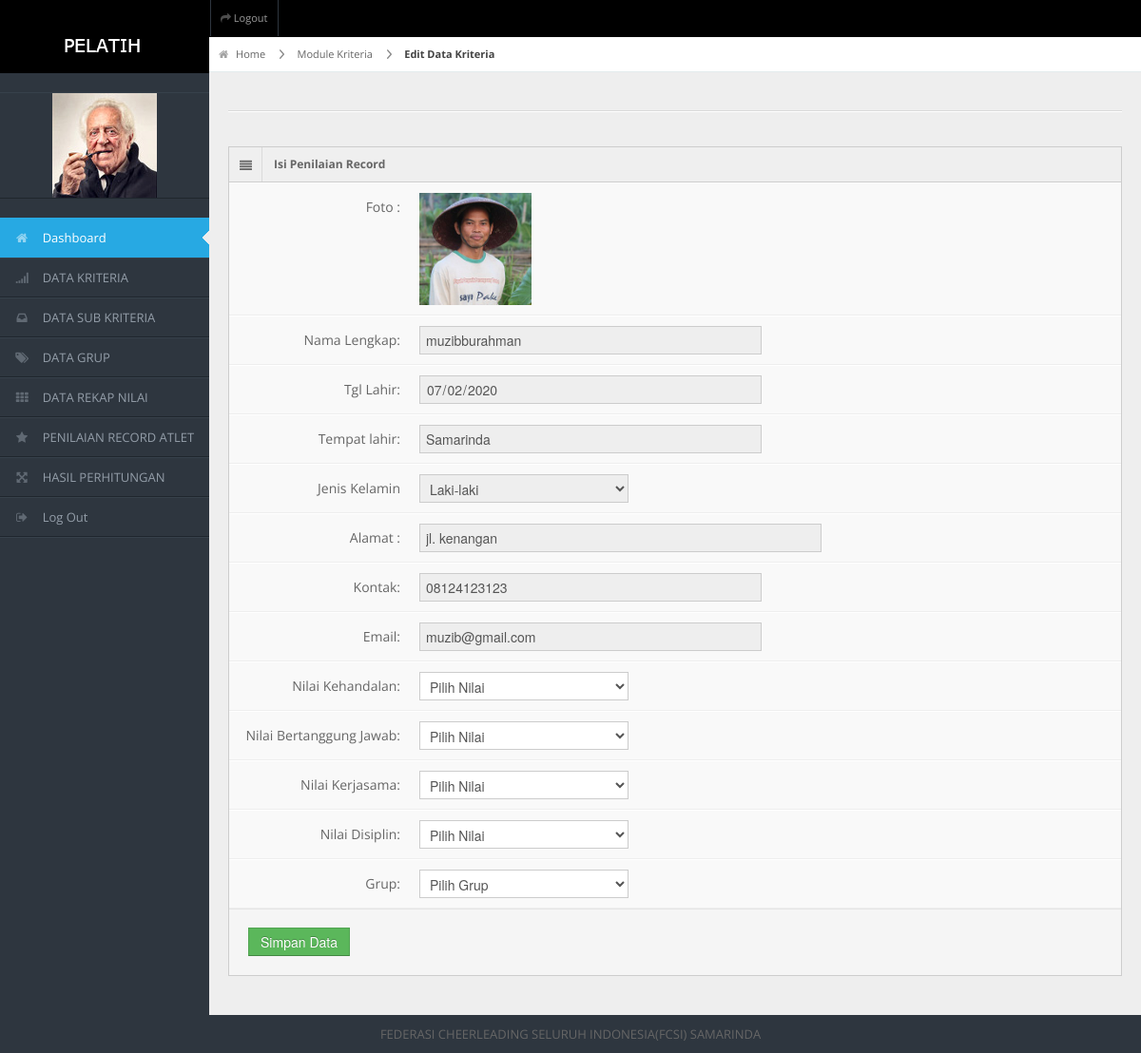
Page /spkpimpinan/frame.php?load=record-edit&action=edit&id=A0004 (signed in) on the committed database.
### tables this page shows
CREATE TABLE `peserta` (
  `id_calon` varchar(50) NOT NULL,
  `username` varchar(30) NOT NULL,
  `pass` varchar(20) NOT NULL,
  `foto` varchar(1000) NOT NULL,
  `cv` varchar(1000) DEFAULT '',
  `blm_nikah` varchar(1000) DEFAULT '',
  `ijazah` varchar(1000) DEFAULT '',
  `transkrip` varchar(1000) DEFAULT '',
  `buktip` varchar(1000) DEFAULT '',
  `skck` varchar(1000) DEFAULT '',
  `suratkesehatan` varchar(1000) DEFAULT '',
  `ktp` varchar(1000) DEFAULT '',
  `aktif` varchar(1) NOT NULL,
  `status` varchar(30) NOT NULL,
  `validasi` varchar(20) NOT NULL,
  `validasi1` varchar(30) NOT NULL,
  `nama` varchar(100) NOT NULL,
  `no_hp` varchar(20) NOT NULL,
  `email` varchar(50) NOT NULL,
  `alamat` varchar(50) NOT NULL,
  `tgl_input` varchar(30) NOT NULL DEFAULT '',
  `tgl_lhr` varchar(50) DEFAULT '',
  `tempat_lhr` varchar(100) DEFAULT '',
  `jenkel` varchar(20) DEFAULT '',
  `jpendidikan` varchar(30) DEFAULT '',
  `usia` varchar(30) DEFAULT '',
  `pengalaman` varchar(30) DEFAULT '',
  `nilaites` double DEFAULT NULL,
  `wawancara` varchar(30) DEFAULT '',
  `kesehatan` varchar(50) DEFAULT '',
  `n1` double DEFAULT NULL,
  `n2` double DEFAULT NULL,
  `n3` double DEFAULT NULL,
  `n4` double DEFAULT NULL,
  PRIMARY KEY (`id_calon`)
);

### spkpimpinan/data/record/edit-data.php (the view, shortened to what this page needs)
<?php
$SQL=mysqli_query($koneksi,"SELECT * FROM peserta WHERE id_calon='$_GET[id]'");
$_data=mysqli_fetch_array($SQL);
echo"
<div id='content-header'>
  <div id='breadcrumb'> <a href='?load=dashboard' title='Go to Home' class='tip-bottom'><i class='icon-home'></i> Home</a> <a href='?load=k' class='tip-bottom'>Module Kriteria</a> <a href='?load=k&action=edit&id=$_GET[id_kriteria]' class='current'>Edit Data Kriteria</a> </div>
  <h1></h1>
</div>
<div class='container-fluid'>
  <hr>
  <div class='row-fluid'>
    <div class='span12'>
      <div class='widget-box'>
        <div class='widget-title'> <span class='icon'> <i class='icon-align-justify'></i> </span>
          <h5>Isi Penilaian Record</h5>
        </div>
        <div class='widget-content nopadding'>
          <form method='POST' class='form-horizontal' enctype='multipart/form-data'>
          <input type='hidden' name='id' value='$_data[id_calon]'>
          <div class='control-group'>
                  <label class='control-label'>Foto :</label>
                  <div class='controls'>
                    ";
            if(strlen($_data['foto']) > 1){
              echo"<a href ='../gambar/member_img/height/$_small_$_data[foto]' class='besar'print><img src='../gambar/member_img/height/$_small_$_data[foto]' width='118' heigh='37'></a>";
              }
              else{
                echo"Tidak Ada Gambar";
                }
            echo"
                  </div>
                </div>
                <div class='control-group'>
                  <label class='control-label'>Nama Lengkap:</label>
                  <div class='controls'>
                    <input type='text' class='span6' placeholder='nama lengkap' name='txtNmLengkap' value='$_data[nama]' readonly />
                  </div>
                </div>
                <div class='control-group'>
                  <label class='control-label'>Tgl Lahir:</label>
                  <div class='controls'>
                    <input type='date' class='span6' placeholder='Tgl Lahir' name='txttgllhr' value='$_data[tgl_lhr]' readonly />
                  </div>
                </div>
                <div class='control-group'>
                  <label class='control-label'>Tempat lahir:</label>
                  <div class='controls'>
                    <input type='text' class='span6' placeholder='Tempat lahir' name='txttmptlhr' value='$_data[tempat_lhr]' readonly />
                  </div>
                </div>
          <div class='control-group'>
                  <label class='control-label'>Jenis Kelamin</label>
                  <div class='controls'>
                    <select name='jk' readonly >
                      <option  >$_data[jenkel]</option>
              <option value='Laki-laki''$_data[jenkel]'=='Laki-laki'selected >Laki-laki</option>
               <option value='Perempuan''$_data[jenkel]'=='Perempuan'selected>Perempuan</option>
                    </select>
                  </div>
                </div>
                <div class='control-group'>
                  <label class='control-label'>Alamat :</label>
                  <div class='controls'>
                    <input type='text' class='span7' placeholder='Jl.Example' name='txtAlamat' value='$_data[alamat]' readonly />
                  </div>
                </div>
                <div class='control-group'>
                  <label class='control-label'>Kontak:</label>
                  <div class='controls'>
                    <input type='number' class='span6'  name='txtkontak' value='$_data[no_hp]' readonly />
                  </div>
                </div>
                <div class='control-group'>
                  <label class='control-label'>Email:</label>
                  <div class='controls'>
                    <input type='text' class='span6'  name='txtemail' value='$_data[email]' readonly />
                  </div>
                </div>
                <div class='control-group'>
                  <label class='control-label'>Nilai Kehandalan:</label>
                  <div class='controls'>
                    <select name='kehandalan' id='kehandalan'>
                    <option>Pilih Nilai</option>
                    ";
                    echo "
                    </select>
                  </div>
                </div>
                <div class='control-group'>
                  <label class='control-label'>Nilai Bertanggung Jawab:</label>
                  <div class='controls'>
                  <select name='tanggungjawab' id='tanggungjawab'>
                    <option>Pilih Nilai</option>
                    ";
                    echo "
                    </select>
                  </div>
                </div>
                <div class='control-group'>
                  <label class='control-label'>Nilai Kerjasama:</label>
                  <div class='controls'>
                  <select name='kerjasama' id='kerjasama'>
                    <option>Pilih Nilai</option>
                    ";
                    echo "
                    </select>
                  </div>
                </div>
                <div class='control-group'>
                  <label class='control-label'>Nilai Disiplin:</label>
                  <div class='controls'>
                  <select name='disiplin' id='disiplin'>
                    <option>Pilih Nilai</option>
                    ";
                    echo "
                    </select>
                  </div>
                </div>
                <div class='control-group'>
                  <label class='control-label'>Grup:</label>
                  <div class='controls'>
                  <select name='kategori' id='kategori'>
                    <option>Pilih Grup</option>
                    ";
                    echo "
                    </select>
                  </div>
                </div>
            <div class='form-actions'>
              <button type='submit' class='btn btn-success'>Simpan Data</button>
            </div>
          </form>
        </div>
      </div>
     </div>
     </div>
     </div>
";
?>

### spkpimpinan/css/matrix-style.css (style rules this page uses)
* { outline:none !important; -moz-outline: none !important; }
html, body { height:100% }
body { overflow-x: hidden; margin-top: -10px; font-family: 'Open Sans', sans-serif; font-size:13px; color:#666; }
a { color:#666; }
select, textarea, input[type="text"], input[type="password"], input[type="datetime"], input[type="datetime-local"], input[type="date"], input[type="month"], input[type="time"], input[type="week"], input[type="number"], input[type="email"], input[type="url"], input[type="search"], input[type="tel"], input[type="color"], .uneditable-input, .label, .dropdown-menu, .btn, .well, .progress, .table-bordered, .btn-group > .btn:first-child, .btn-group > .btn:last-child, .btn-group > .btn:last-child, .btn-group > .dropdown-toggle, .alert { border-radius:0px; }
.btn, textarea, input[type="text"], input[type="password"], input[type="datetime"], input[type="datetime-local"], input[type="date"], input[type="month"], input[type="time"], input[type="week"], input[type="number"], input[type="email"], input[type="url"], input[type="search"], input[type="tel"], input[type="color"], .uneditable-input { box-shadow:none; }
.progress, .progress-success .bar, .progress .bar-success, .progress-warning .bar, .progress .bar-warning, .progress-danger .bar, .progress .bar-danger, .progress-info .bar, .progress .bar-info, .btn, .btn-primary { background-image:none; }
.form-horizontal .form-actions { padding-left:20px; }
hr { border-top-color:#dadada; }
#content-header { position: abslute; width: 100%; margin-top: -38px; z-index: 20; }
#breadcrumb { background-color: #fff; border-bottom: 1px solid #e3ebed; }
#breadcrumb a { padding: 8px 20px 8px 10px; display: inline-block; background-image: url('../img/breadcrumb.png'); background-position: center right; background-repeat: no-repeat; font-size: 11px; color: #666666; }
#breadcrumb a:last-child { background-image:none; }
#breadcrumb a.current { font-weight: bold; color: #444444; }
#breadcrumb a i { margin-right: 5px; opacity: .6; }
.stat-boxes .peity_bar_good, .stat-boxes .peity_line_good, { color: #459D1C; }
.widget-box { background: none repeat scroll 0 0 #F9F9F9; border-left: 1px solid #CDCDCD; border-top: 1px solid #CDCDCD; border-right: 1px solid #CDCDCD; clear: both; margin-top: 16px; margin-bottom: 16px; position: relative; }
.widget-title, .modal-header, .table th, div.dataTables_wrapper .ui-widget-header { background:#efefef; border-bottom: 1px solid #CDCDCD; height: 36px; }
.widget-title span.icon { padding: 9px 10px 7px 11px; float: left; border-right:1px solid #dadada; }
.widget-title h5 { color: #666; float: left; font-size: 12px; font-weight: bold; padding: 12px; line-height: 12px; margin: 0; }
.widget-content { padding:15px; border-bottom: 1px solid #cdcdcd; }
.nopadding { padding: 0 !important; }
form { margin-bottom: 0; }
.form-horizontal .control-group { border-top: 1px solid #ffffff; border-bottom: 1px solid #eeeeee; margin-bottom: 0; }
.form-horizontal .control-label { padding-top: 15px; width: 180px; }
.form-horizontal .controls { margin-left: 200px; padding: 10px 0; }
.form-horizontal .form-actions { margin-top: 0; margin-bottom: 0; }

### spkpimpinan/css/matrix-media.css (style rules this page uses)
body { background:#2E363F; }

### rows in the picture
peserta: foto (picture), txtNmLengkap "muzibburahman", txttgllhr "07/02/2020", txttmptlhr "Samarinda", jk "Laki-laki", txtAlamat "jl. kenangan", txtkontak "08124123123", txtemail "muzib@gmail.com"
